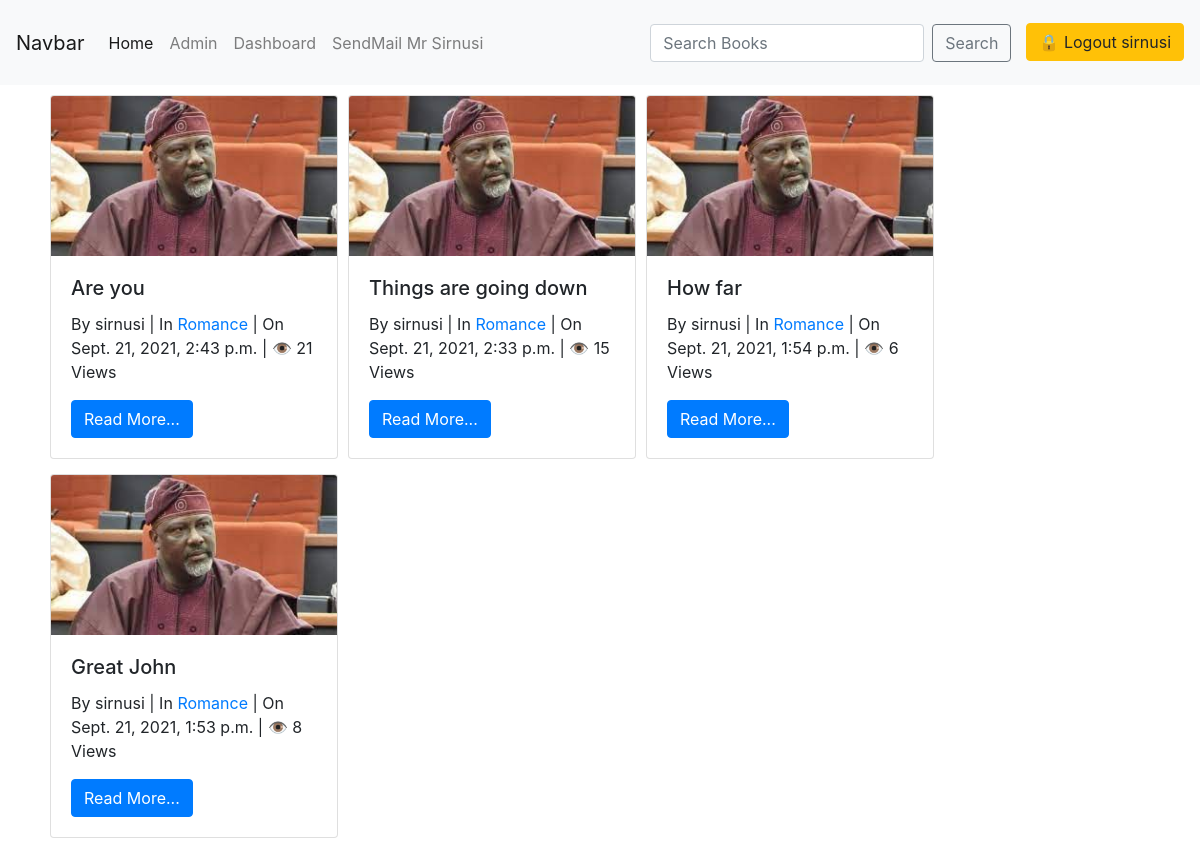
/book_app/ (signed in), run on an earlier commit of the app's database.
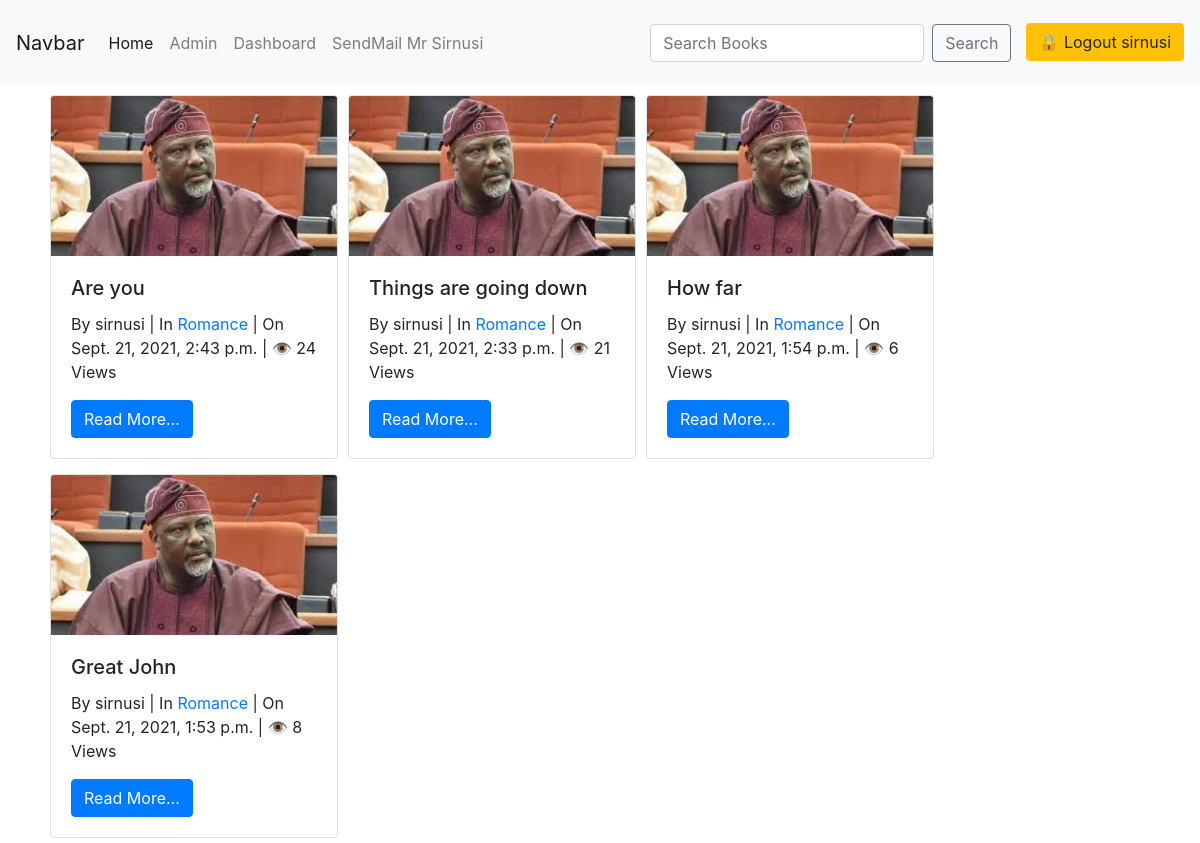
And on a later commit of the database.
### book_app/models.py (models this page shows, shortened)
class Book(models.Model):
    title = models.CharField(max_length=100)
    slug = models.SlugField()
    author = models.ForeignKey(User, on_delete=models.CASCADE)
    context = models.TextField()
    release_year = models.DateTimeField(auto_now_add=True)
    count = models.PositiveIntegerField(default=0)
    genre = models.ForeignKey(Genre, on_delete=models.CASCADE)
    image = models.ImageField(upload_to='profile_pics')
    class Meta:
        ordering = ['-release_year']

class Genre(models.Model):
    name = models.CharField(max_length=100)
    def __str__(self):
        return self.name

### book_app/views.py (the view)
# urls.py: path('', views.HomeView.as_view(), name='home'),
class HomeView(LoginRequiredMixin, ListView):
    model = Book
    template_name = 'book_app/home.html'
    def get_context_data(self, **kwargs):
        context = super().get_context_data(**kwargs)
        context['books'] = Book.objects.filter(author=self.request.user)
        return context

### book_app/templates/book_app/home.html (shortened to what this page needs)
<!DOCTYPE html>
{% extends 'book_app/base.html' %}
{% load static %}
{% block body_block %}
{% for book in books %}
    <div class="card" style="width: 18rem; margin: 10px 5px 5px 5px; float: left; ">
        <img src="{{ book.image.url }}" class="card-img-top" alt="NO">
        <div class="card-body">
            <h5 class="card-title">{{ book.title }}</h5>
            <div class="info">
                By <span>{{ book.author }}</span> | In <span><a href="{% url 'genre' book.genre %}">{{ book.genre }}</a></span> | On <span>{{ book.release_year }}</span> | &#x1f441 <span>{{ book.count }} View{{ book.count | pluralize }}</span>
            </div>
            <a href="{% url 'book_details' book.slug %}" class="btn btn-primary">Read More...</a>
        </div>
    </div>
{% empty %}
    <h3>There are no books, <a href="#">please write a book</a></h3>
{% endfor %}
{% endblock %}

### book_app/templates/book_app/base.html (shortened to what this page needs)
<!DOCTYPE html>
<html lang="en">
<head>
    <link rel="stylesheet" href="https://cdn.jsdelivr.net/npm/bootstrap@4.6.0/dist/css/bootstrap.min.css">
</head>
<body>
    <nav class="navbar navbar-expand-lg navbar-light bg-light">
        <a class="navbar-brand" href="#">Navbar</a>
        <div class="collapse navbar-collapse" id="navbarSupportedContent">
            <ul class="navbar-nav mr-auto">
                <li class="nav-item active">
                    <a class="nav-link" href="{% url 'home' %}">Home <span class="sr-only">(current)</span></a>
                </li>
                <li class="nav-item">
                    <a class="nav-link" target="_blank" href="{% url 'admin:index' %}">Admin</a>
                </li>
                <li class="nav-item">
                    <a class="nav-link" href="{% url 'dashboard' %}">Dashboard</a>
                </li>
                <li class="nav-item">
                    <a class="nav-link" href="{% url 'send_email' %}">SendMail Mr {{request.user.username | title}}</a>
                </li>
            </ul>
            <form action="{% url 'search_results' %}" method="GET" class="form-inline my-2 my-lg-0">
                <input name="q" class="form-control mr-sm-2" type="search" placeholder="Search Books" aria-label="Search">
                <button class="btn btn-outline-secondary my-2 my-sm-0" type="submit">Search</button>
            </form>
                {% if request.user.is_authenticated %}
                    <p><a class='btn btn-warning' style="margin: 15px 0px 0px 15px;" href="{% url 'logout' %}">&#128274 Logout {{request.user.username}}</a></p>
                {% else %}
                    <p><a class='btn btn-primary' style="margin: 15px 0px 0px 15px;" href="{% url 'login' %}">&#128275 Login</a></p>
                    <p><a class="btn btn-secondary" style="margin: 15px 0px 0px ;" href="{% url 'register_user' %}">Register</a></p>
                {% endif %}
        </div>
    </nav>
    <div class="container">
        {% block body_block %}
        {% endblock %}
    </div>
</body>
</html>

What changed in the data, as far as the page shows it:
changed Book "Are you": count "21" → "24"
changed Book "Things are going down": count "15" → "21"
